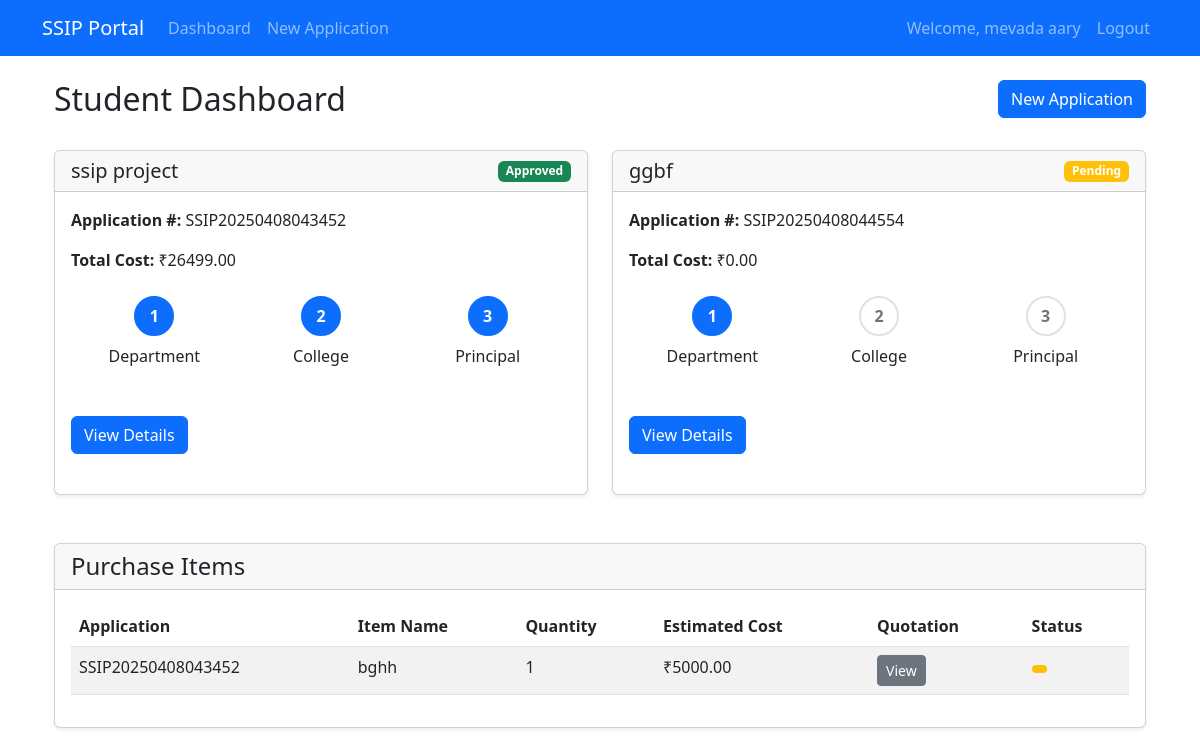
Page /dashboard (signed in) on the earlier database version.
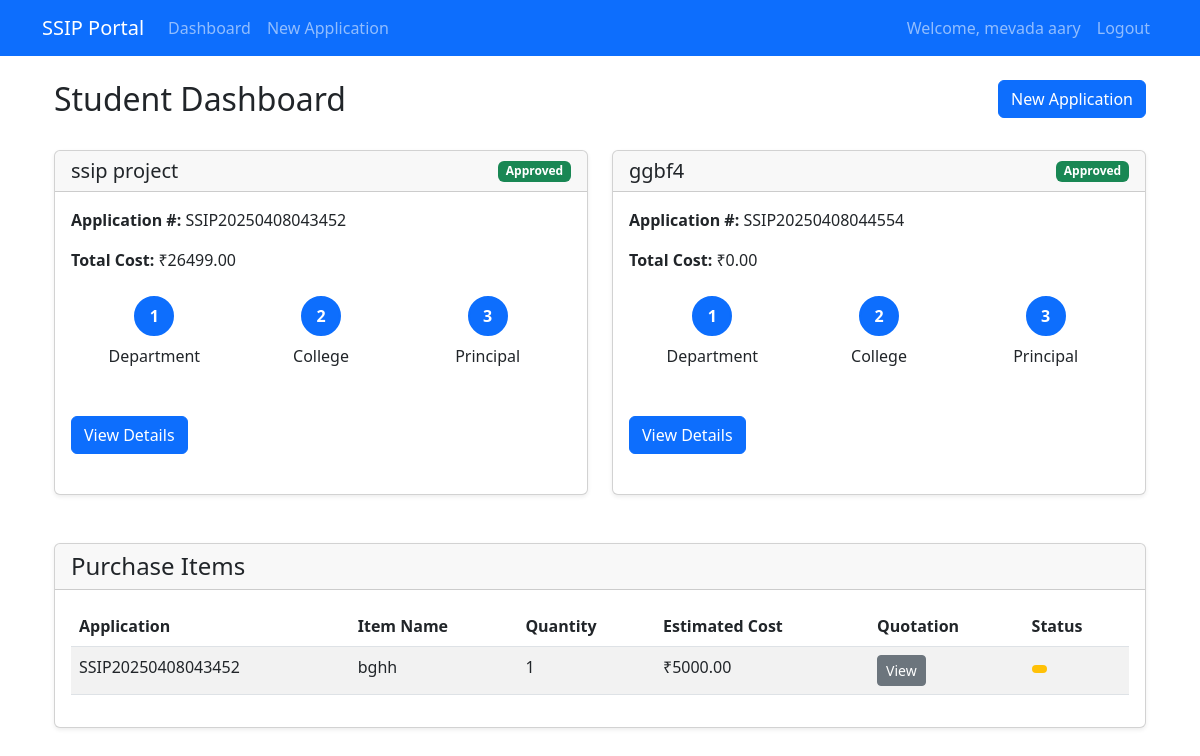
Same page on the later database version.
### app.py (models this page shows, shortened)
class Application(db.Model):
    id = db.Column(db.Integer, primary_key=True)
    application_number = db.Column(db.String(20), unique=True, nullable=False)
    project_title = db.Column(db.String(200), nullable=False)
    problem_statement = db.Column(db.Text, nullable=False)
    solution = db.Column(db.Text, nullable=False)
    team_members = db.Column(db.Text, nullable=False)
    required_components = db.Column(db.Text, nullable=False)
    total_cost = db.Column(db.Float, nullable=False)
    mentor_name = db.Column(db.String(100), nullable=True)
    mentor_email = db.Column(db.String(120), nullable=True)
    mentor_approval = db.Column(db.Boolean, default=False)
    mentor_approval_date = db.Column(db.DateTime, nullable=True)
    dept_status = db.Column(db.String(20), default='pending')
    dept_remarks = db.Column(db.Text)
    dept_review_date = db.Column(db.DateTime)
    college_status = db.Column(db.String(20), default='pending')
    college_remarks = db.Column(db.Text)
    college_review_date = db.Column(db.DateTime)
    principal_status = db.Column(db.String(20), default='pending')
    principal_remarks = db.Column(db.Text)
    principal_review_date = db.Column(db.DateTime)
    created_at = db.Column(db.DateTime, default=datetime.utcnow)
    last_updated = db.Column(db.DateTime, default=datetime.utcnow, onupdate=datetime.utcnow)
    user_id = db.Column(db.Integer, db.ForeignKey('user.id'), nullable=False)
    purchase_lists = db.relationship('PurchaseList', backref='application', lazy=True)
    utilization_certificates = db.relationship('UtilizationCertificate', backref='application', lazy=True)
    notifications = db.relationship('Notification', backref=db.backref('application', lazy=True), lazy=True)

### app.py (the view, shortened to what this page needs)
@app.route('/dashboard')
@login_required
def dashboard():
    if current_user.role == 'student':
        applications = Application.query.filter_by(user_id=current_user.id).all()
        purchase_items = []
        utilization_certificates = []  # Initialize empty list for students
        for app in applications:
            if app.principal_status == 'approved':
                items = PurchaseList.query.filter_by(application_id=app.id).all()
                purchase_items.extend(items)
        approved_applications = []
    return render_template('dashboard.html',
                         applications=applications,
                         purchase_items=purchase_items,
                         utilization_certificates=utilization_certificates,
                         approved_applications=approved_applications)

### app.py (called while the page is built)
@login_manager.user_loader
def load_user(user_id):
    return User.query.get(int(user_id))

### templates/dashboard.html (shortened to what the changed rows need)
{% extends "base.html" %}
{% block content %}
<div class="container">
    <div class="row mb-4">
        <div class="col">
            <h2>{{ current_user.role|title }} Dashboard</h2>
        </div>
    </div>
    {% if applications %}
    <div class="row">
        {% for application in applications %}
        <div class="col-md-6 mb-4">
            <div class="card h-100">
                <div class="card-header d-flex justify-content-between align-items-center">
                    <h5 class="mb-0">{{ application.project_title }}</h5>
                    <span class="badge {% if application.principal_status == 'approved' %}bg-success{% elif application.principal_status == 'rejected' %}bg-danger{% else %}bg-warning{% endif %}">
                        {{ application.principal_status|title }}
                    </span>
                </div>
                <div class="card-body">
                    <p class="card-text"><strong>Application #:</strong> {{ application.application_number }}</p>
                    <p class="card-text"><strong>Total Cost:</strong> ₹{{ "%.2f"|format(application.total_cost) }}</p>
                    <div class="progress-tracker mt-4">
                        <div class="progress-step {% if application.dept_status != 'pending' %}completed{% endif %} {% if application.dept_status == 'pending' %}active{% endif %}">
                            <div class="progress-step-icon">1</div>
                            <p class="mt-2">Department</p>
                        </div>
                        <div class="progress-step {% if application.college_status != 'pending' and application.dept_status == 'approved' %}completed{% endif %} ">
                            <div class="progress-step-icon">2</div>
                            <p class="mt-2">College</p>
                        </div>
                        <div class="progress-step {% if application.principal_status != 'pending' and application.college_status == 'approved' %}completed{% endif %} ">
                            <div class="progress-step-icon">3</div>
                            <p class="mt-2">Principal</p>
                        </div>
                    </div>
                    <div class="mt-4">
                        <a href="{{ url_for('view_application', id=application.id) }}" class="btn btn-primary">View Details</a>
                    </div>
                </div>
            </div>
        </div>
        {% endfor %}
    </div>
    {% endif %}
    {% if purchase_items %}
    <div class="card mt-4">
        <div class="card-body">
            <div class="table-responsive">
                <table class="table table-striped">
                    <thead>
                        <tr>
                            <th>Application</th>
                            <th>Item Name</th>
                            <th>Quantity</th>
                            <th>Estimated Cost</th>
                            <th>Quotation</th>
                            <th>Status</th>
                        </tr>
                    </thead>
                </table>
            </div>
        </div>
    </div>
    {% endif %}
</div>
{% endblock %}

Differences in the rows shown:
changed Application "SSIP20250408044554": project_title "ggbf" → "ggbf4"; principal_status "Pending" → "Approved"; college_status "pending" → "approved" (drawn)
